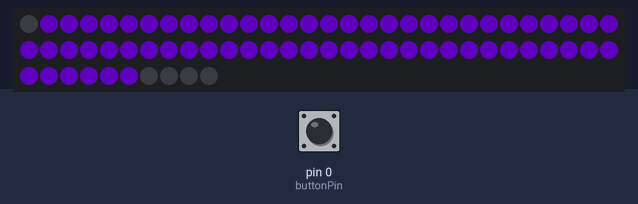
A sketch run on a simulated Arduino Uno, built with avr-gcc and run on an emulated ATmega328P. On the bench: 70 RGB LEDs in strip order, left to right, continuing on the next row. The inputs (shaded band) are chosen by the test bench; at power-on: pin 0 (buttonPin) HIGH. Dim RGB values are drawn brighter than linear; random numbers use the default seed unless the sketch sets one.

Above: at 4.2 s.
4.3 s: pin 0 (buttonPin) pulled LOW for 0.15 s
At 4.7 s:
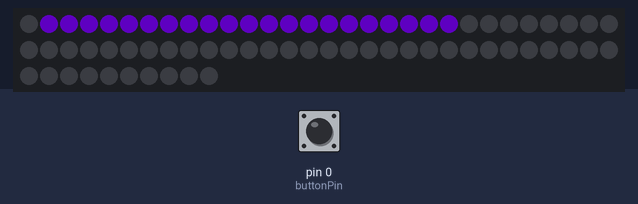
5.0 s: pin 0 (buttonPin) pulled LOW for 1 s
At 5.9 s:
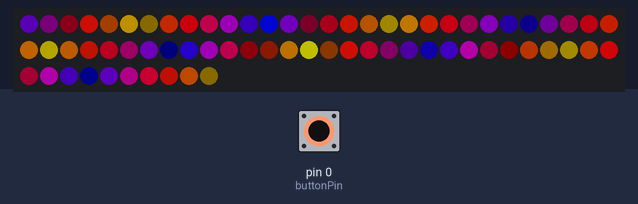
6.6 s: pin 0 (buttonPin) pulled LOW for 0.15 s
At 7.0 s:
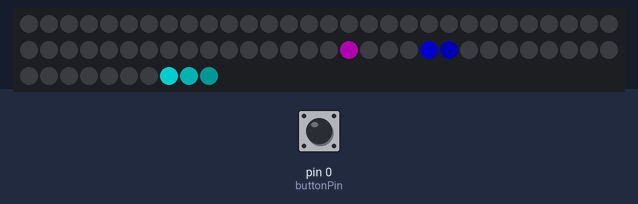
7.3 s: pin 0 (buttonPin) pulled LOW for 3.2 s
At 7.7 s:
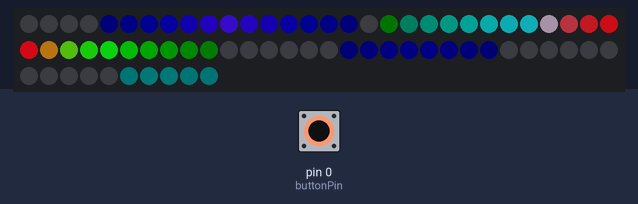
12.3 s: pin 0 (buttonPin) pulled LOW for 1 s
At 13.2 s:
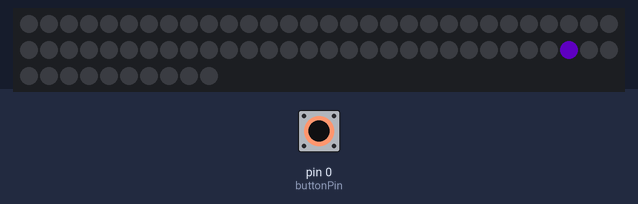
13.9 s: pin 0 (buttonPin) pulled LOW for 0.15 s
At 14.56 s:
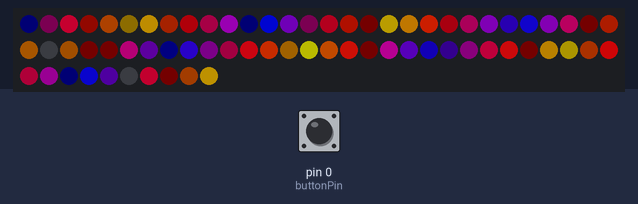
Timing chart, 0 to 15.6 s (numbered marks = the images above; inputs shaded):
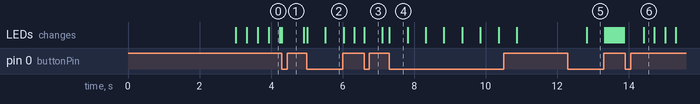

Measured:
- after the input at 12.3 s, the LEDs: change after 0.52 s (image 5)
- what the display in image 4 shows lasts 0.5 s, from 7.3 s to 7.8 s

The sketch:

ButtonSketchNoLCDBackup.ino
```cpp
#include <FastLED.h>

FASTLED_USING_NAMESPACE

#if defined(FASTLED_VERSION) && (FASTLED_VERSION < 3001000)
#warning "Requires FastLED 3.1 or later; check github for latest code."
#endif

#define DATA_PIN    8
#define LED_TYPE    WS2812B
#define COLOR_ORDER GRB
#define NUM_LEDS    70
#define buttonPin   0
#define FRAMES_PER_SECOND 250
#define BRIGHTNESS         128

// FOR THREESIN-----

uint8_t thisdelay = 20;                                       // A delay value for the sequence(s)

int wave1=0;                                                  // Current phase is calculated.
int wave2=0;
int wave3=0;

uint8_t lvl1 = 80;                                            // Any result below this value is displayed as 0.
uint8_t lvl2 = 80;
uint8_t lvl3 = 80;

uint8_t mul1 = 7;                                            // Frequency, thus the distance between waves
uint8_t mul2 = 6;
uint8_t mul3 = 5;

//------------------------

CRGB leds[NUM_LEDS];

void fadeall()
  {
  for(int i = 0; i < NUM_LEDS; i++)
  { leds[i].nscale8(230); }
  }

void setup() {
  delay(3000); // 3 second delay for recovery
  pinMode (buttonPin,  INPUT_PULLUP);
  FastLED.addLeds<LED_TYPE,DATA_PIN,COLOR_ORDER>(leds, NUM_LEDS).setCorrection(TypicalLEDStrip);
  FastLED.setBrightness(BRIGHTNESS);
}


// List of patterns to cycle through.  Each is defined as a separate function below.
typedef void (*SimplePatternList[])();
SimplePatternList gPatterns = { sawtooth, matrix_ray, fadein, dot_beat, blendwave, beatwave };

uint8_t gCurrentPatternNumber = 0; // Index number of which pattern is current
uint8_t gHue = 0; // rotating "base color" used by many of the patterns

void loop()
{
  gPatterns[gCurrentPatternNumber]();

  FastLED.show();
  FastLED.delay(250/FRAMES_PER_SECOND);
  EVERY_N_MILLISECONDS( 17 ) { gHue++; }

  if (digitalRead(buttonPin) == LOW)
  {
    delay(500);
    nextPattern();  // change patterns periodically
  }
}

#define ARRAY_SIZE(A) (sizeof(A) / sizeof((A)[0]))

void nextPattern()
{
  // add one to the current pattern number, and wrap around at the end
  gCurrentPatternNumber = (gCurrentPatternNumber + 1) % ARRAY_SIZE( gPatterns);
}

void sawtooth()
{
   FastLED.setMaxPowerInVoltsAndMilliamps(5, 500);
   CRGBPalette16 currentPalette = PartyColors_p;
   CRGBPalette16 targetPalette = PartyColors_p;
  TBlendType    currentBlending = LINEARBLEND;
   int bpm = 60;
  int ms_per_beat = 60000/bpm;                                // 500ms per beat, where 60,000 = 60 seconds * 1000 ms
  int ms_per_led = 60000/bpm/NUM_LEDS;

  int cur_led = ((millis() % ms_per_beat) / ms_per_led)%(NUM_LEDS);     // Using millis to count up the strand, with %NUM_LEDS at the end as a safety factor.

  if (cur_led == 0)
   fill_solid(leds, NUM_LEDS, CRGB::Black);
  else
    leds[cur_led] = ColorFromPalette(currentPalette, 0, 255, currentBlending);
    FastLED.show();
}

void matrix_ray()
{
  CRGBPalette16 currentPalette = ForestColors_p;
  CRGBPalette16 targetPalette = ForestColors_p;
  TBlendType    currentBlending = LINEARBLEND;
  #define qsubd(x, b)  ((x>b)?b:0)                              // Digital unsigned subtraction macro. if result <0, then => 0. Otherwise, take on fixed value.
  #define qsuba(x, b)  ((x>b)?x-b:0)
  EVERY_N_MILLIS_I(thisTimer,100) {                           // This only sets the Initial timer delay. To change this value, you need to use thisTimer.setPeriod(); You could also call it thatTimer and so on.
    uint8_t timeval = beatsin8(10,20,50);                     // Create/modify a variable based on the beastsin8() function.
    thisTimer.setPeriod(timeval);                             // Use that as our update timer value.

    matrix_ray_nest(millis()>>4);                                  // This is the main function that's called. We could have not passed the millis()>>4, but it's a quick example of passing an argument.
  }

  EVERY_N_MILLISECONDS(100) {                                 // Fixed rate of a palette blending capability.
    uint8_t maxChanges = 24;
    nblendPaletteTowardPalette(currentPalette, targetPalette, maxChanges);
  }

  EVERY_N_SECONDS(5) {                                        // Change the target palette to a random one every 5 seconds.
    static uint8_t baseC = random8();                         // You can use this as a baseline colour if you want similar hues in the next line.
    targetPalette = CRGBPalette16(CHSV(random8(), 255, random8(128,255)), CHSV(random8(), 255, random8(128,255)), CHSV(random8(), 192, random8(128,255)), CHSV(random8(), 255, random8(128,255)));
}
}

void matrix_ray_nest(uint8_t colorIndex) {                                                 // Send a PWM'd sinewave instead of a random happening of LED's down the strand.

  CRGBPalette16 currentPalette = ForestColors_p;
  CRGBPalette16 targetPalette = ForestColors_p;
  TBlendType    currentBlending = LINEARBLEND;
  static uint8_t thisdir = 0;                                                         // We could change the direction if we want to. Static means to assign that value only once.
  static int thisphase = 0;                                                           // Phase change value gets calculated. Static means to assign that value only once.
  uint8_t thiscutoff;                                                                 // You can change the cutoff value to display this wave. Lower value = longer wave.

  thisphase += beatsin8(1,20, 50);                                                    // You can change direction and speed individually.
  thiscutoff = beatsin8(50,164,248);                                                  // This variable is used for the PWM of the lighting with the qsubd command below.

  int thisbright = qsubd(cubicwave8(thisphase), thiscutoff);                          // It's PWM time. qsubd sets a minimum value called thiscutoff. If < thiscutoff, then thisbright = 0. Otherwise, thisbright = thiscutoff.

  if (thisdir == 0) {                                                                 // Depending on the direction, we'll put that brightness in one end of the array. Andrew Tuline wrote this.
    leds[0] = ColorFromPalette(currentPalette, colorIndex, thisbright, currentBlending);
    memmove(leds+1, leds, (NUM_LEDS-1)*3);                                            // Oh look, the FastLED method of copying LED values up/down the strand.
  } else {
    leds[NUM_LEDS-1] = ColorFromPalette( currentPalette, colorIndex, thisbright, currentBlending);
    memmove(leds, leds+1, (NUM_LEDS-1)*3);
  }
}

void fadein()
{
  CRGBPalette16 currentPalette = PartyColors_p;
CRGBPalette16 targetPalette;
TBlendType    currentBlending = LINEARBLEND;
  EVERY_N_MILLISECONDS(50) {                                                 // FastLED based non-blocking FIXED delay.
    uint8_t maxChanges = 48;
    nblendPaletteTowardPalette(currentPalette, targetPalette, maxChanges);    // AWESOME palette blending capability.
  }

  EVERY_N_SECONDS(5) {                                                        // Change the target palette to a random one every 5 seconds.
    uint8_t baseC = random8(255);                                             // Use the built-in random number generator as we are re-initializing the FastLED one.
    targetPalette = CRGBPalette16(CHSV(baseC+random8(0,32), 255, random8(128, 255)), CHSV(baseC+random8(0,32), 255, random8(128, 255)), CHSV(baseC+random8(0,32), 192, random8(128, 255)), CHSV(baseC+random8(0,32), 255, random8(128, 255)));
  }

  fadein_nest();
  FastLED.show();
}

void fadein_nest() {
  CRGBPalette16 currentPalette = PartyColors_p;
CRGBPalette16 targetPalette;
TBlendType    currentBlending = LINEARBLEND;
random16_set_seed(535);                                                           // The randomizer needs to be re-set each time through the loop in order for the 'random' numbers to be the same each time through.

  for (int i = 0; i<NUM_LEDS; i++) {
    uint8_t fader = sin8(millis()/random8(10,20));                                  // The random number for each 'i' will be the same every time.
    leds[i] = ColorFromPalette(currentPalette, i*20, fader, currentBlending);       // Now, let's run it through the palette lookup.
  }

  random16_set_seed(millis());
}

void blendwave()
{
  uint8_t blurAmount = dim8_raw( beatsin8(3,64, 192) );       // A sinewave at 3 Hz with values ranging from 64 to 192.
  blur1d( leds, NUM_LEDS, blurAmount);                        // Apply some blurring to whatever's already on the strip, which will eventually go black.

  uint8_t  i = beatsin8(  9, 0, NUM_LEDS);
  uint8_t  j = beatsin8( 7, 0, NUM_LEDS);
  uint8_t  k = beatsin8(  5, 0, NUM_LEDS);

  // The color of each point shifts over time, each at a different speed.
  uint16_t ms = millis();
  leds[(i+j)/2] = CHSV( ms / 29, 200, 255);
  leds[(j+k)/2] = CHSV( ms / 41, 200, 255);
  leds[(k+i)/2] = CHSV( ms / 73, 200, 255);
  leds[(k+i+j)/3] = CHSV( ms / 53, 200, 255);
}

void dot_beat()
{

int   thisdelay =   10;                                       // A delay value for the sequence(s)
uint8_t   count =   0;                                        // Count up to 255 and then reverts to 0
uint8_t fadeval = 224;                                        // Trail behind the LED's. Lower => faster fade.
uint8_t bpm = 30;

uint8_t inner = beatsin8(bpm, NUM_LEDS/4, NUM_LEDS/4*3);    // Move 1/4 to 3/4
  uint8_t outer = beatsin8(bpm, 0, NUM_LEDS-1);               // Move entire length
  uint8_t middle = beatsin8(bpm, NUM_LEDS/3, NUM_LEDS/3*2);   // Move 1/3 to 2/3

  leds[middle] = CRGB::Purple;
  leds[inner] = CRGB::Blue;
  leds[outer] = CRGB::Aqua;

  nscale8(leds,NUM_LEDS,fadeval);

}

void beatwave()
{
CRGBPalette16 currentPalette;
CRGBPalette16 targetPalette;
TBlendType    currentBlending = LINEARBLEND;
  beatwave_nest();

  EVERY_N_MILLISECONDS(100) {
    uint8_t maxChanges = 24;
    nblendPaletteTowardPalette(currentPalette, targetPalette, maxChanges);   // AWESOME palette blending capability.
  }

  EVERY_N_SECONDS(5) {                                        // Change the target palette to a random one every 5 seconds.
    targetPalette = CRGBPalette16(CHSV(random8(), 255, random8(128,255)), CHSV(random8(), 255, random8(128,255)), CHSV(random8(), 192, random8(128,255)), CHSV(random8(), 255, random8(128,255)));
  }

  FastLED.show();
}

void beatwave_nest() {
  CRGBPalette16 currentPalette;
CRGBPalette16 targetPalette;
TBlendType    currentBlending = LINEARBLEND;
  uint8_t wave1 = beatsin8(9, 0, 255);                        // That's the same as beatsin8(9);
  uint8_t wave2 = beatsin8(8, 0, 255);
  uint8_t wave3 = beatsin8(7, 0, 255);
  uint8_t wave4 = beatsin8(6, 0, 255);

  for (int i=0; i<NUM_LEDS; i++) {
    leds[i] = ColorFromPalette( currentPalette, i+wave1+wave2+wave3+wave4, 255, currentBlending);
  }
}
```
